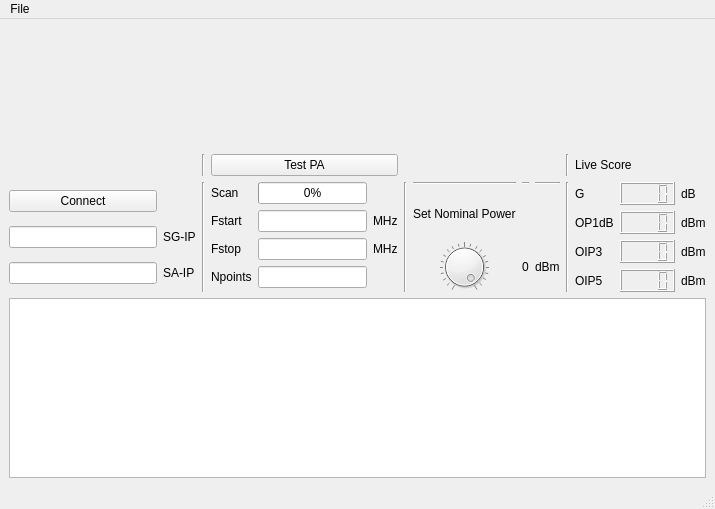
<?xml version="1.0" encoding="UTF-8"?>
<ui version="4.0">
 <class>MainWindow</class>
 <widget class="QMainWindow" name="MainWindow">
  <property name="geometry">
   <rect>
    <x>0</x>
    <y>0</y>
    <width>715</width>
    <height>509</height>
   </rect>
  </property>
  <property name="windowTitle">
   <string>MainWindow</string>
  </property>
  <widget class="QWidget" name="centralwidget">
   <layout class="QGridLayout" name="gridLayout_2">
    <item row="0" column="0">
     <layout class="QVBoxLayout" name="verticalLayout">
      <item>
       <widget class="QWidget" name="widget" native="true">
        <property name="sizePolicy">
         <sizepolicy hsizetype="MinimumExpanding" vsizetype="Preferred">
          <horstretch>0</horstretch>
          <verstretch>0</verstretch>
         </sizepolicy>
        </property>
        <property name="minimumSize">
         <size>
          <width>0</width>
          <height>120</height>
         </size>
        </property>
       </widget>
      </item>
      <item>
       <layout class="QGridLayout" name="gridLayout">
        <item row="1" column="3">
         <layout class="QGridLayout" name="gridLayout_3">
          <item row="3" column="0">
           <widget class="QLabel" name="label_5">
            <property name="text">
             <string>Npoints</string>
            </property>
           </widget>
          </item>
          <item row="2" column="2">
           <widget class="QLabel" name="label_7">
            <property name="text">
             <string>MHz</string>
            </property>
           </widget>
          </item>
          <item row="2" column="0">
           <widget class="QLabel" name="label_4">
            <property name="text">
             <string>Fstop</string>
            </property>
           </widget>
          </item>
          <item row="1" column="2">
           <widget class="QLabel" name="label_6">
            <property name="text">
             <string>MHz</string>
            </property>
           </widget>
          </item>
          <item row="1" column="0">
           <widget class="QLabel" name="label_3">
            <property name="text">
             <string>Fstart</string>
            </property>
           </widget>
          </item>
          <item row="1" column="1">
           <widget class="QLineEdit" name="lineEdit_3"/>
          </item>
          <item row="2" column="1">
           <widget class="QLineEdit" name="lineEdit_4"/>
          </item>
          <item row="3" column="1">
           <widget class="QLineEdit" name="lineEdit_5"/>
          </item>
          <item row="0" column="0">
           <widget class="QLabel" name="label_8">
            <property name="text">
             <string>Scan</string>
            </property>
           </widget>
          </item>
          <item row="0" column="1">
           <widget class="QProgressBar" name="progressBar">
            <property name="value">
             <number>0</number>
            </property>
           </widget>
          </item>
         </layout>
        </item>
        <item row="1" column="0">
         <layout class="QGridLayout" name="gridLayout_4">
          <item row="1" column="0">
           <widget class="QLineEdit" name="lineEdit"/>
          </item>
          <item row="2" column="1">
           <widget class="QLabel" name="label_2">
            <property name="text">
             <string>SA-IP</string>
            </property>
           </widget>
          </item>
          <item row="1" column="1">
           <widget class="QLabel" name="label">
            <property name="text">
             <string>SG-IP</string>
            </property>
           </widget>
          </item>
          <item row="2" column="0">
           <widget class="QLineEdit" name="lineEdit_2"/>
          </item>
          <item row="0" column="0">
           <widget class="QPushButton" name="pushButton">
            <property name="text">
             <string>Connect</string>
            </property>
            <property name="checkable">
             <bool>true</bool>
            </property>
           </widget>
          </item>
         </layout>
        </item>
        <item row="0" column="3">
         <widget class="QPushButton" name="pushButton_2">
          <property name="text">
           <string>Test PA</string>
          </property>
          <property name="checkable">
           <bool>true</bool>
          </property>
         </widget>
        </item>
        <item row="1" column="7">
         <layout class="QGridLayout" name="gridLayout_6">
          <item row="3" column="0">
           <widget class="QLabel" name="label_12">
            <property name="text">
             <string>OIP5</string>
            </property>
           </widget>
          </item>
          <item row="0" column="2">
           <widget class="QLabel" name="label_13">
            <property name="text">
             <string>dB</string>
            </property>
           </widget>
          </item>
          <item row="2" column="0">
           <widget class="QLabel" name="label_11">
            <property name="text">
             <string>OIP3</string>
            </property>
           </widget>
          </item>
          <item row="1" column="2">
           <widget class="QLabel" name="label_14">
            <property name="text">
             <string>dBm</string>
            </property>
           </widget>
          </item>
          <item row="0" column="0">
           <widget class="QLabel" name="label_9">
            <property name="text">
             <string>G</string>
            </property>
           </widget>
          </item>
          <item row="1" column="0">
           <widget class="QLabel" name="label_10">
            <property name="text">
             <string>OP1dB</string>
            </property>
           </widget>
          </item>
          <item row="2" column="2">
           <widget class="QLabel" name="label_15">
            <property name="text">
             <string>dBm</string>
            </property>
           </widget>
          </item>
          <item row="3" column="2">
           <widget class="QLabel" name="label_16">
            <property name="text">
             <string>dBm</string>
            </property>
           </widget>
          </item>
          <item row="0" column="1">
           <widget class="QLCDNumber" name="lcdNumber">
            <property name="digitCount">
             <number>4</number>
            </property>
           </widget>
          </item>
          <item row="1" column="1">
           <widget class="QLCDNumber" name="lcdNumber_2">
            <property name="digitCount">
             <number>4</number>
            </property>
           </widget>
          </item>
          <item row="2" column="1">
           <widget class="QLCDNumber" name="lcdNumber_3">
            <property name="digitCount">
             <number>4</number>
            </property>
           </widget>
          </item>
          <item row="3" column="1">
           <widget class="QLCDNumber" name="lcdNumber_4">
            <property name="digitCount">
             <number>4</number>
            </property>
           </widget>
          </item>
         </layout>
        </item>
        <item row="0" column="7">
         <widget class="QLabel" name="label_17">
          <property name="text">
           <string>Live Score</string>
          </property>
         </widget>
        </item>
        <item row="0" column="6">
         <widget class="Line" name="line">
          <property name="orientation">
           <enum>Qt::Vertical</enum>
          </property>
         </widget>
        </item>
        <item row="1" column="6">
         <widget class="Line" name="line_2">
          <property name="orientation">
           <enum>Qt::Vertical</enum>
          </property>
         </widget>
        </item>
        <item row="1" column="2">
         <widget class="Line" name="line_3">
          <property name="orientation">
           <enum>Qt::Vertical</enum>
          </property>
         </widget>
        </item>
        <item row="0" column="2">
         <widget class="Line" name="line_4">
          <property name="orientation">
           <enum>Qt::Vertical</enum>
          </property>
         </widget>
        </item>
        <item row="1" column="5">
         <layout class="QGridLayout" name="gridLayout_5">
          <item row="1" column="1">
           <widget class="QLabel" name="label_19">
            <property name="text">
             <string>Set Nominal Power</string>
            </property>
           </widget>
          </item>
          <item row="3" column="2">
           <widget class="QLabel" name="label_18">
            <property name="text">
             <string>0</string>
            </property>
           </widget>
          </item>
          <item row="3" column="1">
           <widget class="QDial" name="dial">
            <property name="maximumSize">
             <size>
              <width>16777215</width>
              <height>50</height>
             </size>
            </property>
            <property name="minimum">
             <number>-25</number>
            </property>
            <property name="maximum">
             <number>-5</number>
            </property>
            <property name="notchTarget">
             <double>1.000000000000000</double>
            </property>
            <property name="notchesVisible">
             <bool>true</bool>
            </property>
           </widget>
          </item>
          <item row="3" column="3">
           <widget class="QLabel" name="label_20">
            <property name="text">
             <string>dBm</string>
            </property>
           </widget>
          </item>
          <item row="0" column="1">
           <widget class="Line" name="line_7">
            <property name="orientation">
             <enum>Qt::Horizontal</enum>
            </property>
           </widget>
          </item>
          <item row="0" column="2">
           <widget class="Line" name="line_6">
            <property name="orientation">
             <enum>Qt::Horizontal</enum>
            </property>
           </widget>
          </item>
          <item row="0" column="3">
           <widget class="Line" name="line_8">
            <property name="orientation">
             <enum>Qt::Horizontal</enum>
            </property>
           </widget>
          </item>
         </layout>
        </item>
        <item row="0" column="0">
         <spacer name="horizontalSpacer_2">
          <property name="orientation">
           <enum>Qt::Horizontal</enum>
          </property>
          <property name="sizeHint" stdset="0">
           <size>
            <width>40</width>
            <height>20</height>
           </size>
          </property>
         </spacer>
        </item>
        <item row="1" column="4">
         <widget class="Line" name="line_5">
          <property name="orientation">
           <enum>Qt::Vertical</enum>
          </property>
         </widget>
        </item>
       </layout>
      </item>
      <item>
       <widget class="QTextBrowser" name="textBrowser">
        <property name="sizePolicy">
         <sizepolicy hsizetype="Expanding" vsizetype="Preferred">
          <horstretch>0</horstretch>
          <verstretch>0</verstretch>
         </sizepolicy>
        </property>
        <property name="maximumSize">
         <size>
          <width>16777215</width>
          <height>200</height>
         </size>
        </property>
       </widget>
      </item>
     </layout>
    </item>
   </layout>
  </widget>
  <widget class="QMenuBar" name="menubar">
   <property name="geometry">
    <rect>
     <x>0</x>
     <y>0</y>
     <width>715</width>
     <height>21</height>
    </rect>
   </property>
   <widget class="QMenu" name="menuFile">
    <property name="title">
     <string>File</string>
    </property>
    <addaction name="actionSave"/>
    <addaction name="actionLoad"/>
   </widget>
   <addaction name="menuFile"/>
  </widget>
  <widget class="QStatusBar" name="statusbar"/>
  <action name="actionSave">
   <property name="text">
    <string>Save</string>
   </property>
   <property name="shortcut">
    <string>Ctrl+S</string>
   </property>
  </action>
  <action name="actionLoad">
   <property name="text">
    <string>Load</string>
   </property>
   <property name="shortcut">
    <string>Ctrl+L</string>
   </property>
  </action>
 </widget>
 <resources/>
 <connections>
  <connection>
   <sender>dial</sender>
   <signal>valueChanged(int)</signal>
   <receiver>label_18</receiver>
   <slot>setNum(int)</slot>
   <hints>
    <hint type="sourcelabel">
     <x>453</x>
     <y>272</y>
    </hint>
    <hint type="destinationlabel">
     <x>453</x>
     <y>214</y>
    </hint>
   </hints>
  </connection>
 </connections>
</ui>
